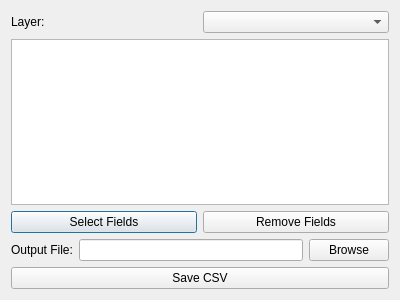
<?xml version="1.0" encoding="UTF-8"?>
<ui version="4.0">
 <class>SaveSelectedFieldAttributeToCSVDialogBase</class>
 <widget class="QDialog" name="SaveSelectedFieldAttributeToCSVDialogBase">
  <property name="geometry">
   <rect>
    <x>0</x>
    <y>0</y>
    <width>400</width>
    <height>300</height>
   </rect>
  </property>
  <property name="windowTitle">
   <string>Save Selected Field Attribute to CSV</string>
  </property>
  <layout class="QVBoxLayout" name="verticalLayout">
   <item>
    <layout class="QHBoxLayout" name="horizontalLayout">
     <item>
      <widget class="QLabel" name="label">
       <property name="text">
        <string>Layer:</string>
       </property>
      </widget>
     </item>
     <item>
      <widget class="QComboBox" name="cmbLayers"/>
     </item>
    </layout>
   </item>
   <item>
    <widget class="QListWidget" name="lstFields"/>
   </item>
   <item>
    <layout class="QHBoxLayout" name="horizontalLayout_2">
     <item>
      <widget class="QPushButton" name="btnSelectFields">
       <property name="text">
        <string>Select Fields</string>
       </property>
      </widget>
     </item>
     <item>
      <widget class="QPushButton" name="btnRemoveFields">
       <property name="text">
        <string>Remove Fields</string>
       </property>
      </widget>
     </item>
    </layout>
   </item>
   <item>
    <layout class="QHBoxLayout" name="horizontalLayout_3">
     <item>
      <widget class="QLabel" name="label_2">
       <property name="text">
        <string>Output File:</string>
       </property>
      </widget>
     </item>
     <item>
      <widget class="QLineEdit" name="txtOutputFile"/>
     </item>
     <item>
      <widget class="QPushButton" name="btnBrowseOutput">
       <property name="text">
        <string>Browse</string>
       </property>
      </widget>
     </item>
    </layout>
   </item>
   <item>
    <widget class="QPushButton" name="btnSaveCSV">
     <property name="text">
      <string>Save CSV</string>
     </property>
    </widget>
   </item>
  </layout>
 </widget>
 <resources/>
 <connections/>
</ui>
